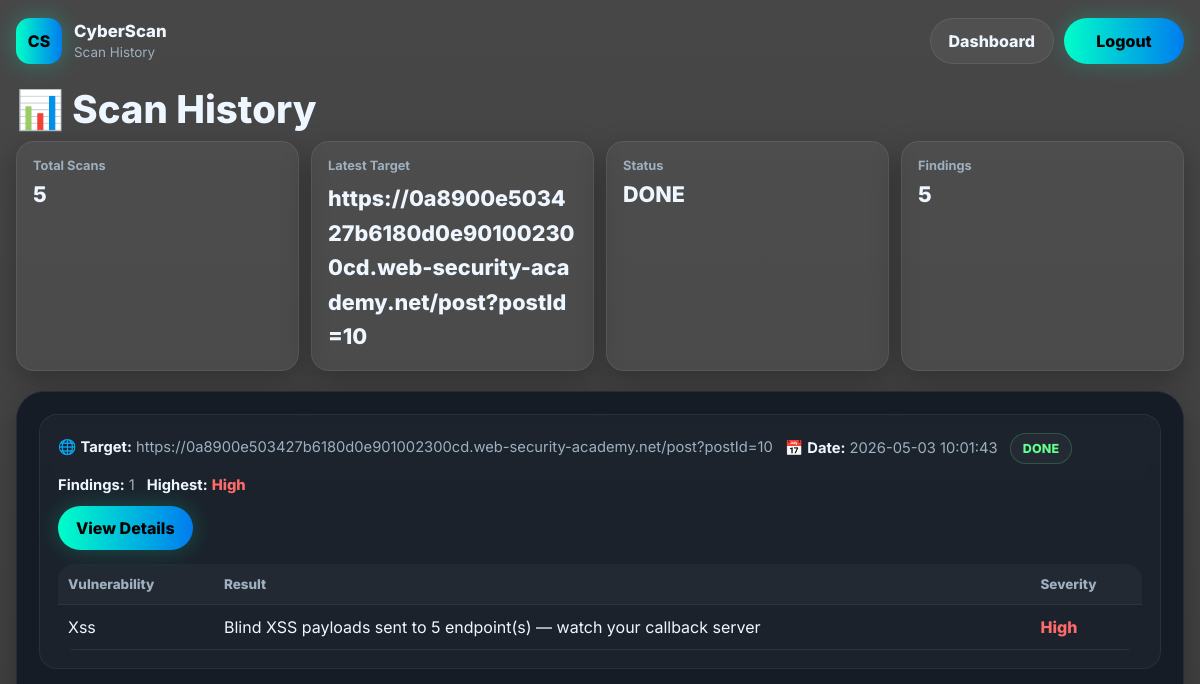
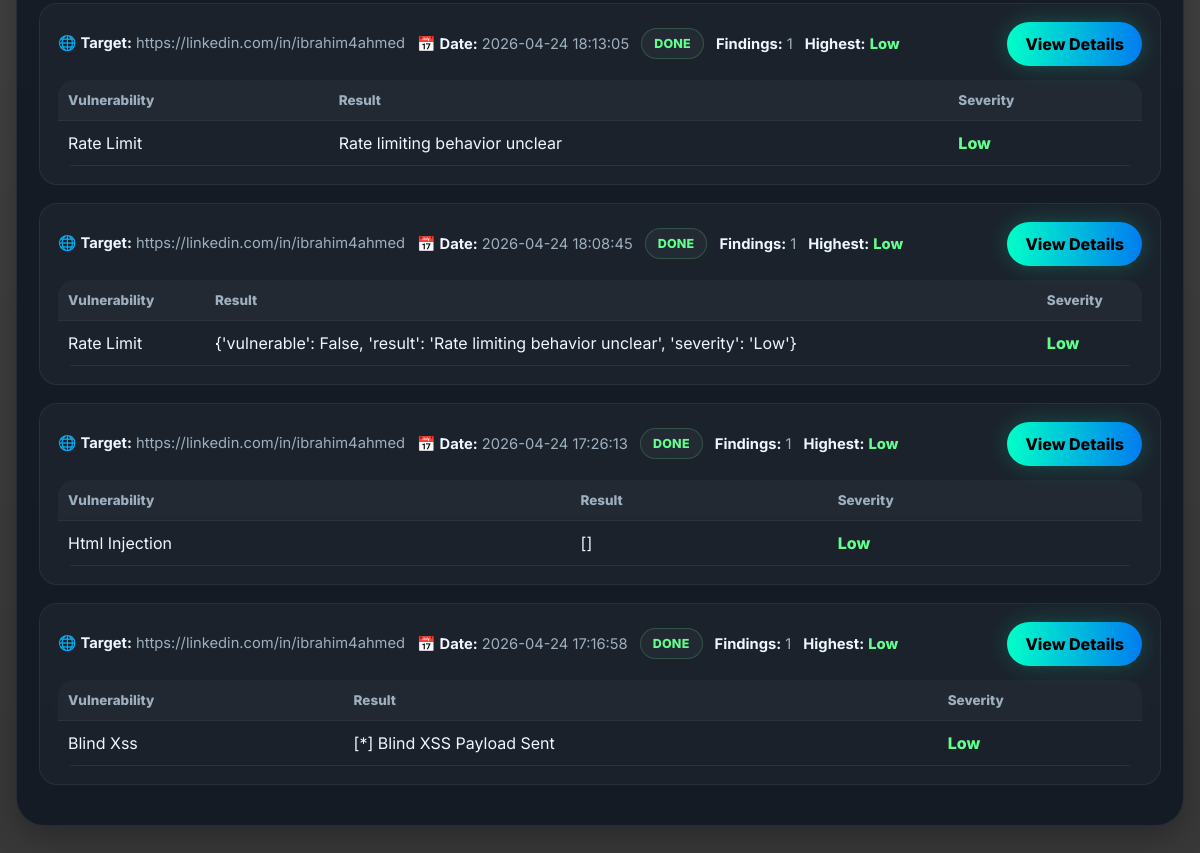
/history (signed in), run on an earlier commit of the app's database (2 pictures, top to bottom).
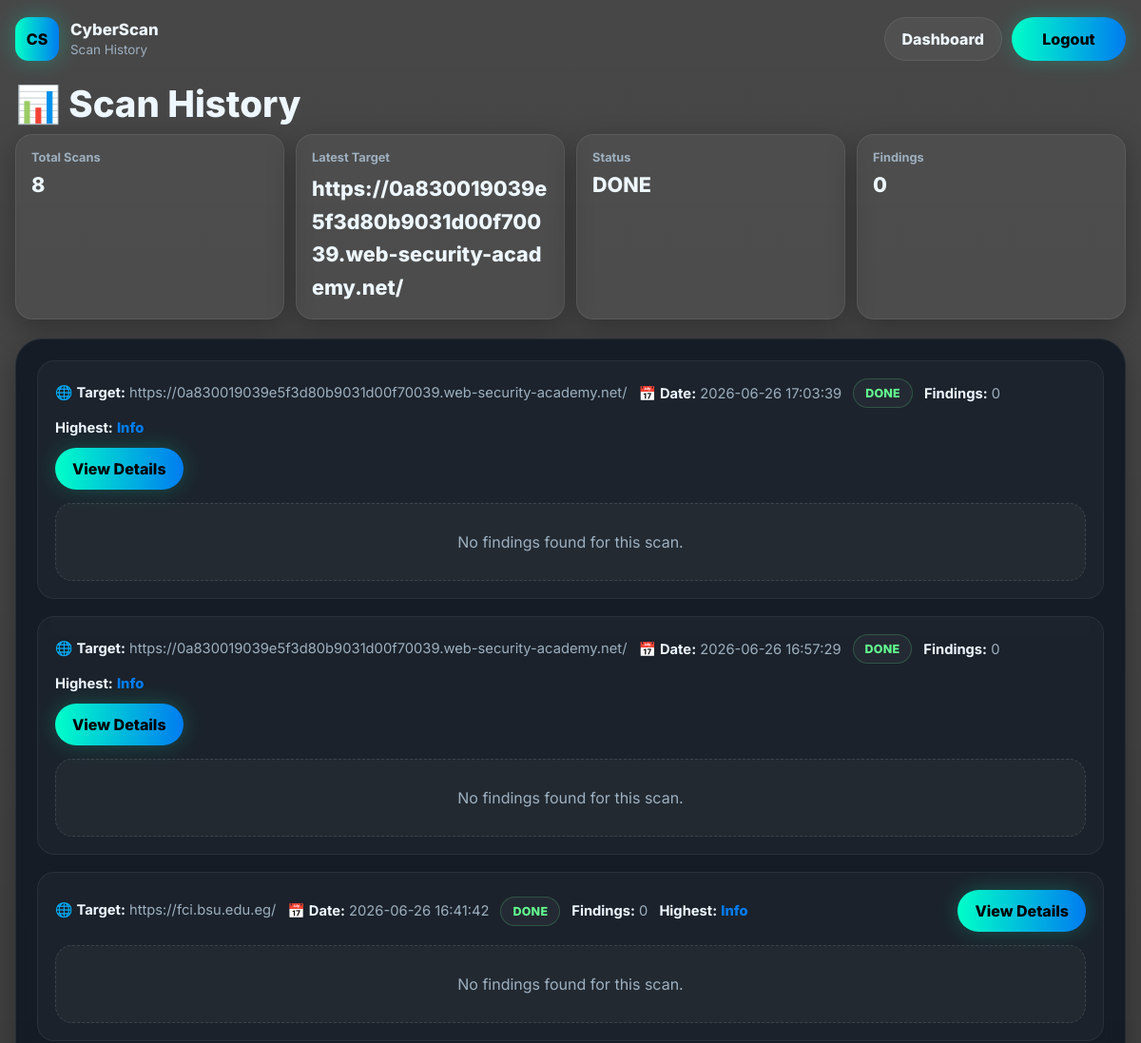
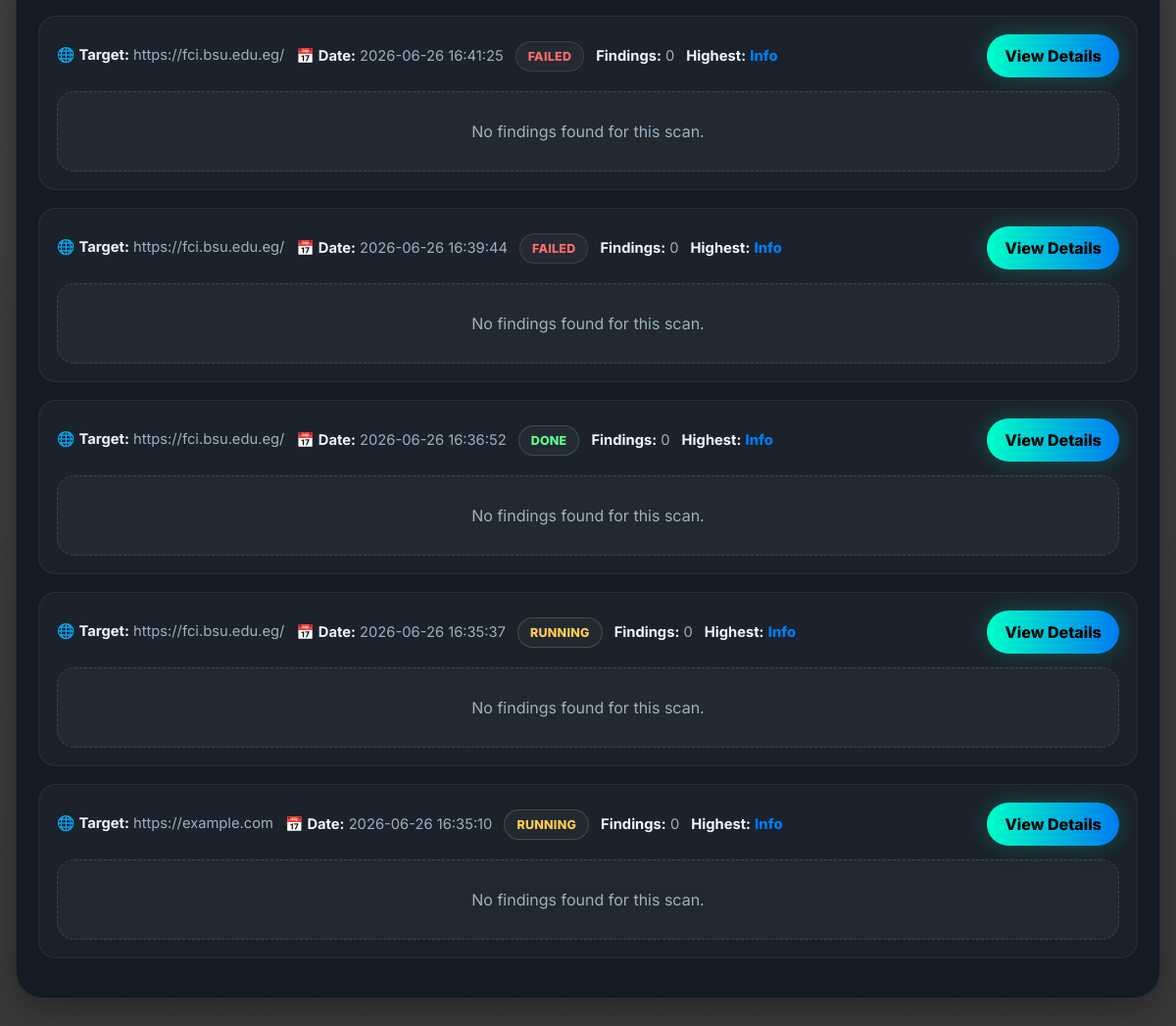
And on a later commit of the database (2 pictures, top to bottom).
### tables this page shows
CREATE TABLE scans (
        id INTEGER PRIMARY KEY AUTOINCREMENT,
        user_id INTEGER NOT NULL,
        target TEXT NOT NULL,

        result TEXT,                -- JSON string
        status TEXT DEFAULT 'done', -- running / done
        created_at TIMESTAMP DEFAULT CURRENT_TIMESTAMP,

        FOREIGN KEY(user_id) REFERENCES users(id)
    );

### app.py (the view)
@app.route("/history")
def history():
    if "user_id" not in session:
        return redirect("/login")
    user_id = session["user_id"]
    conn = connect()
    cursor = conn.cursor()
    cursor.execute(
        """
        SELECT id, target, result, status, created_at
        FROM scans
        WHERE user_id=?
        ORDER BY id DESC
        """,
        (user_id,),
    )
    rows = cursor.fetchall()
    conn.close()
    clean_scans = []
    for row in rows:
        findings = normalize_scan_results(row["result"])
        clean_scans.append(
            {
                "id": row["id"],
                "target": row["target"],
                "results": findings,
                "findings_count": len(findings),
                "highest_severity": highest_severity(findings),
                "status": row["status"],
                "created_at": row["created_at"],
            }
        )
    return render_template("history.html", scans=clean_scans)

### app.py (called while the page is built, shortened)
def scanner_key(name):
    return str(name or "unknown").strip().lower().replace("-", " ").replace(" ", "_")

def display_scanner_name(name):
    text = str(name or "Unknown Scanner").replace("_", " ").strip()
    return " ".join(part.capitalize() for part in text.split())

def normalize_severity(value, scanner_name=None):
    if value is None or value == "":
        return default_severity_for_scanner(scanner_name)
    text = str(value).strip().lower()
    if text in ("critical", "crit", "cr", "urgent"):
        return "Critical"
    if text in ("high", "hi", "h"):
        return "High"
    if text in ("medium", "med", "moderate", "mid"):
        return "Medium"
    if text in ("info", "informational", "information"):
        return "Info"
    if text in ("low", "lo", "l"):
        return "Low"
    return default_severity_for_scanner(scanner_name)

def owasp_category_for(scanner_name, text=""):
    key = scanner_key(scanner_name)
    if key in OWASP_BY_SCANNER:
        return OWASP_BY_SCANNER[key]

def safe_json_loads(value):
    if value is None:
        return []
    if isinstance(value, (list, dict)):
        return value
    if isinstance(value, str):
        if not value.strip():
            return []
        try:
            return json.loads(value)
        except Exception:
            return [{"name": "raw_result", "result": value, "severity": "Info"}]
    return [{"name": "raw_result", "result": str(value), "severity": "Info"}]

def is_non_finding_result(raw_item):
    if not isinstance(raw_item, dict):
        return False
    text = str(
        raw_item.get("result")
        or raw_item.get("message")
        or raw_item.get("status")
        or raw_item.get("description")
        or raw_item.get("details")
        or ""
    ).lower()
    if "error:" in text or "could not complete" in text:
        return False
    if raw_item.get("vulnerable") is False:
        return True
    return any(phrase in text for phrase in NON_FINDING_PHRASES)

def highest_severity(findings):
    if not findings:
        return "Info"
    return max((f["severity"] for f in findings), key=lambda sev: SEVERITY_ORDER.get(sev, 0))

### database.py (called while the page is built)
def connect():
    BASE_DIR = os.path.dirname(os.path.abspath(__file__))
    db_path = os.path.join(BASE_DIR, "scanner.db")
    conn = sqlite3.connect(db_path)
    conn.execute("PRAGMA foreign_keys = ON")
    conn.row_factory = sqlite3.Row  # 🔥 مهم جدًا
    return conn

### templates/history.html (shortened to what this page needs)
<!DOCTYPE html>
<html lang="en">
<head>
</head>
<body>
<div class="container">
    <div class="header">
        <div class="brand">
            <div class="brand-icon">CS</div>
            <div class="brand-text">
                <h2>CyberScan</h2>
                <p>Scan History</p>
            </div>
        </div>
        <div class="header-actions">
            <a href="/dashboard" class="btn btn-secondary">Dashboard</a>
            <a href="/logout" class="btn btn-primary">Logout</a>
        </div>
    </div>
    <div class="page-title">📊 Scan History</div>
    <div class="summary-grid fade-up">
        <div class="stat">
            <div class="label">Total Scans</div>
            <div class="value">{{ scans|length }}</div>
        </div>
        <div class="stat">
            <div class="label">Latest Target</div>
            <div class="value">
                {% if scans and scans[0].target %}
                    <span class="target-line">{{ scans[0].target }}</span>
                {% else %}
                    —
                {% endif %}
            </div>
        </div>
        <div class="stat">
            <div class="label">Status</div>
            <div class="value">
                {% if scans and scans[0].status %}
                    {{ scans[0].status|upper }}
                {% else %}
                    —
                {% endif %}
            </div>
        </div>
        <div class="stat">
            <div class="label">Findings</div>
            <div class="value">
                {% set ns = namespace(total=0) %}
                {% for scan in scans %}
                    {% set ns.total = ns.total + (scan.results|length) %}
                {% endfor %}
                {{ ns.total }}
            </div>
        </div>
    </div>
    <div class="card fade-up">
        {% if scans %}
            {% for scan in scans %}
                <div class="scan-block">
                    <div class="scan-header">
                        <div class="scan-meta">
                            <span>🌐 <strong>Target:</strong> <span class="target-line">{{ scan.target }}</span></span>
                            <span>📅 <strong>Date:</strong> {{ scan.created_at }}</span>
                            <span class="status-badge status-{{ scan.status|lower if scan.status else 'done' }}">
                                {{ scan.status|upper if scan.status else 'DONE' }}
                            </span>
                            <span><strong>Findings:</strong> {{ scan.findings_count }}</span>
                            <span><strong>Highest:</strong> <span class="sev-{{ scan.highest_severity|lower }}">{{ scan.highest_severity }}</span></span>
                        </div>
                        <a href="/scan/{{ scan.id }}" class="btn btn-primary">View Details</a>
                    </div>
                    {% if scan.results and scan.results|length > 0 %}
                        <table>
                            <thead>
                                <tr>
                                    <th>Vulnerability</th>
                                    <th>Result</th>
                                    <th>Severity</th>
                                </tr>
                            </thead>
                            <tbody>
                                {% for r in scan.results %}
                                <tr>
                                    <td>{{ r.scanner }}</td>
                                    <td>{{ r.description }}</td>
                                    <td class="sev-{{ r.severity|lower }}">{{ r.severity }}</td>
                                </tr>
                                {% endfor %}
                            </tbody>
                        </table>
                    {% else %}
                        <div class="empty-state">
                            No findings found for this scan.
                        </div>
                    {% endif %}
                </div>
            {% endfor %}
        {% else %}
            <div class="empty-state">
                No scans yet.
            </div>
        {% endif %}
    </div>
</div>
</body>
</html>

What changed in the data, as far as the page shows it:
removed scans: target "https://0a8900e503427b6180d0e901002300cd.web-security-academy.net/post?postId=10", status "DONE", created_at "2026-05-03 10:01:43", findings_count "1", highest_severity "High", scanner "Xss", description "Blind XSS payloads sent to 5 endpoint(s) — watch your callback server", severity "High"
removed scans: target "https://linkedin.com/in/ibrahim4ahmed", created_at "2026-04-24 18:13:05", status "DONE", findings_count "1", highest_severity "Low", scanner "Rate Limit", description "Rate limiting behavior unclear", severity "Low"
removed scans: target "https://linkedin.com/in/ibrahim4ahmed", created_at "2026-04-24 18:08:45", status "DONE", findings_count "1", highest_severity "Low", scanner "Rate Limit", description "{'vulnerable': False, 'result': 'Rate limiting behavior unclear', 'severity': 'Low'}", severity "Low"
removed scans: target "https://linkedin.com/in/ibrahim4ahmed", created_at "2026-04-24 17:26:13", status "DONE", findings_count "1", highest_severity "Low", scanner "Html Injection", description "[]", severity "Low"
removed scans: target "https://linkedin.com/in/ibrahim4ahmed", created_at "2026-04-24 17:16:58", status "DONE", findings_count "1", highest_severity "Low", scanner "Blind Xss", description "[*] Blind XSS Payload Sent", severity "Low"
added scans: target "https://0a830019039e5f3d80b9031d00f70039.web-security-academy.net/", status "DONE", created_at "2026-06-26 17:03:39", findings_count "0", highest_severity "Info", shows "No findings found for this scan."
added scans: target "https://0a830019039e5f3d80b9031d00f70039.web-security-academy.net/", created_at "2026-06-26 16:57:29", status "DONE", findings_count "0", highest_severity "Info", shows "No findings found for this scan."
added scans: target "https://fci.bsu.edu.eg/", created_at "2026-06-26 16:41:42", status "DONE", findings_count "0", highest_severity "Info", shows "No findings found for this scan."
added scans: target "https://fci.bsu.edu.eg/", created_at "2026-06-26 16:41:25", status "FAILED", findings_count "0", highest_severity "Info", shows "No findings found for this scan."
added scans: target "https://fci.bsu.edu.eg/", created_at "2026-06-26 16:39:44", status "FAILED", findings_count "0", highest_severity "Info", shows "No findings found for this scan."
added scans: target "https://fci.bsu.edu.eg/", created_at "2026-06-26 16:36:52", status "DONE", findings_count "0", highest_severity "Info", shows "No findings found for this scan."
added scans: target "https://fci.bsu.edu.eg/", created_at "2026-06-26 16:35:37", status "RUNNING", findings_count "0", highest_severity "Info", shows "No findings found for this scan."
added scans: target "https://example.com", created_at "2026-06-26 16:35:10", status "RUNNING", findings_count "0", highest_severity "Info", shows "No findings found for this scan."
Also different on the page:
{{ scans|length }}: "5" → "8"
{{ ns.total }}: "5" → "0"
